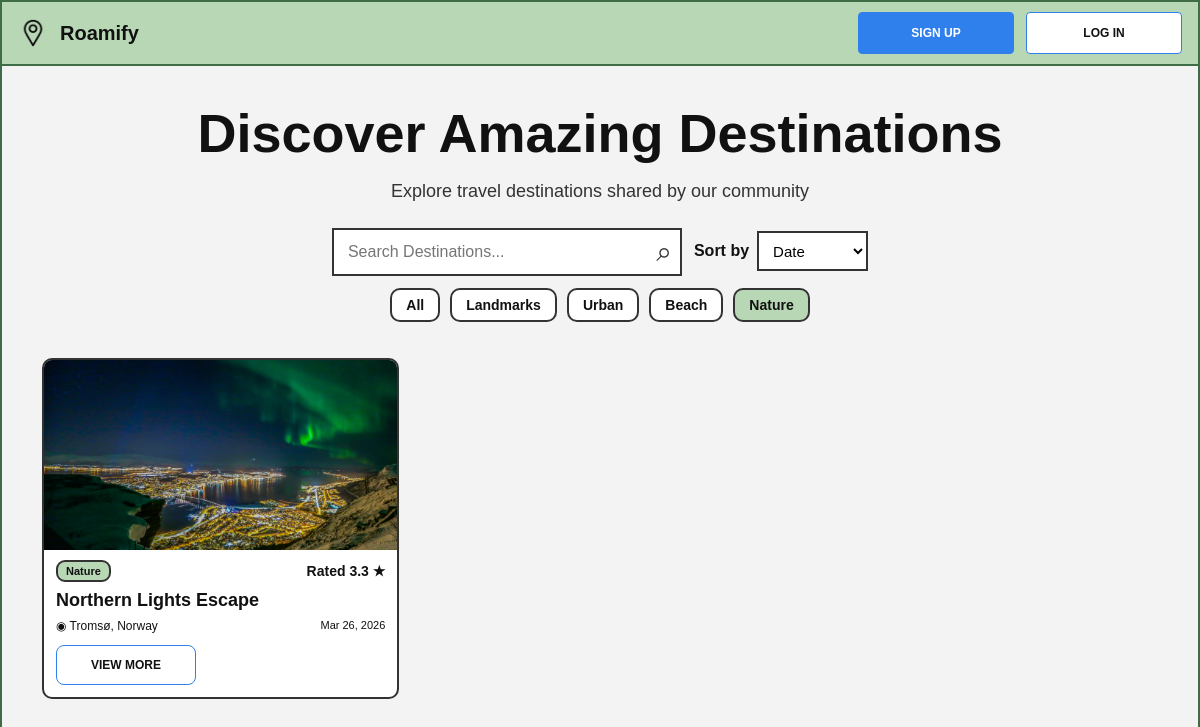
Screenshot of /?q=&sort=date&category=nature with the database file from the repository.
### roamify/models.py (models this page shows, shortened)
class Place(models.Model):
    CATEGORY_CHOICES = [
        ('landmarks', 'Landmarks'),
        ('urban', 'Urban'),
        ('beach', 'Beach'),
        ('nature', 'Nature'),
    ]
    name = models.CharField(max_length=255)
    description = models.TextField()
    location = models.CharField(max_length=255)
    image = models.ImageField(upload_to='places/', blank=True, null=True)
    created_by = models.ForeignKey(User, on_delete=models.CASCADE)
    created_at = models.DateTimeField(auto_now_add=True)
    category = models.CharField(max_length=20, choices=CATEGORY_CHOICES, default='landmarks')
    view_count = models.PositiveIntegerField(default=0)
    def average_rating(self):
        reviews = self.reviews.all()
        if reviews.exists():
            return sum(r.rating for r in reviews) / reviews.count()
        return 0

class Review(models.Model):
    place = models.ForeignKey(Place, on_delete=models.CASCADE, related_name="reviews")
    user = models.ForeignKey(User, on_delete=models.CASCADE)
    rating = models.IntegerField()
    comment = models.TextField()
    created_at = models.DateTimeField(auto_now_add=True)
    class Meta:
        unique_together = ('place', 'user')

### roamify/views.py (the view)
# urls.py: path('', views.index, name='index'),
def index(request):
    query = request.GET.get('q', '')
    sort = request.GET.get('sort', 'date')
    category = request.GET.get('category', 'all')
    places = Place.objects.all()
    if query:
        places = places.filter(name__icontains=query) | Place.objects.filter(location__icontains=query)
    if category != 'all':
        places = places.filter(category=category)
    if sort == 'oldest':
        places = places.order_by('created_at')
    elif sort == 'popularity':
        places = places.order_by('-view_count', '-created_at')
    elif sort == 'rating':
        places = places.annotate(avg_rating=Avg('reviews__rating')).order_by('-avg_rating', '-created_at')
    else:
        places = places.order_by('-created_at')
    return render(request, 'roamify/index.html', {
        'places': places,
        'query': query,
        'sort': sort,
        'category': category,
    })

### templates/roamify/index.html (shortened to what this page needs)
{% extends 'roamify/base.html' %}
{% block content %}
<div class="home-shell">
    <section class="home-hero">
        <h1 class="home-title">Discover Amazing Destinations</h1>
        <p class="home-subtitle">Explore travel destinations shared by our community</p>
        <form method="get" class="home-controls">
            <div class="home-search-sort">
                <div class="home-search-box">
                    <input
                        type="text"
                        name="q"
                        class="home-search-input"
                        placeholder="Search Destinations..."
                        value="{{ query }}"
                    >
                    <button type="submit" class="home-search-button">⌕</button>
                </div>
                <div class="home-sort-group">
                    <label for="sort" class="home-sort-label">Sort by</label>
                    <select name="sort" id="sort" class="home-sort-select" onchange="this.form.submit()">
                        <option value="date" {% if sort == 'date' %}selected{% endif %}>Date</option>
                    </select>
                </div>
            </div>
            <div class="home-category-row">
                <a href="?q={{ query }}&sort={{ sort }}&category=all"
                   class="home-category-pill {% if category == 'all' %}is-active{% endif %}">All</a>
                <a href="?q={{ query }}&sort={{ sort }}&category=landmarks"
                   class="home-category-pill {% if category == 'landmarks' %}is-active{% endif %}">Landmarks</a>
                <a href="?q={{ query }}&sort={{ sort }}&category=urban"
                   class="home-category-pill {% if category == 'urban' %}is-active{% endif %}">Urban</a>
                <a href="?q={{ query }}&sort={{ sort }}&category=beach"
                   class="home-category-pill {% if category == 'beach' %}is-active{% endif %}">Beach</a>
                <a href="?q={{ query }}&sort={{ sort }}&category=nature"
                   class="home-category-pill {% if category == 'nature' %}is-active{% endif %}">Nature</a>
            </div>
        </form>
    </section>
    <section class="home-card-grid">
        {% for place in places %}
            <article class="place-card">
                {% if place.image %}
                    <img src="{{ place.image.url }}" alt="{{ place.name }}" class="place-card-image">
                {% else %}
                    <div class="place-card-image place-card-image-placeholder">No image</div>
                {% endif %}
                <div class="place-card-body">
                    <div class="place-card-meta-top">
                        <span class="place-card-tag">{{ place.get_category_display }}</span>
                        <span class="place-card-rating">Rated {{ place.average_rating|floatformat:1 }} ★</span>
                    </div>
                    <h3 class="place-card-title">{{ place.name }}</h3>
                    <div class="place-card-meta-bottom">
                        <span class="place-card-location">◉ {{ place.location }}</span>
                        <span class="place-card-date">{{ place.created_at|date:"M d, Y" }}</span>
                    </div>
                    <a href="{% url 'roamify:destination' place.id %}" class="place-card-link">View More</a>
                </div>
            </article>
        {% empty %}
            <p class="empty-state">No destinations found.</p>
        {% endfor %}
    </section>
</div>
{% endblock %}

### static/css/style.css (style rules this page uses)
* { box-sizing: border-box; margin: 0; padding: 0; }
html, body { min-height: 100%; font-family: Arial, Helvetica, sans-serif; background-color: #f3f3f3; color: #111; }
a { color: inherit; text-decoration: none; }
body { border: 2px solid #3d6c46; }
.home-shell { max-width: 1120px; margin: 0 auto; }
.home-hero { text-align: center; }
.home-title { font-size: 54px; font-weight: 700; line-height: 1.1; margin-top: 10px; margin-bottom: 18px; }
.home-subtitle { font-size: 18px; color: #333; margin-bottom: 26px; }
.home-controls { display: flex; flex-direction: column; align-items: center; gap: 12px; margin-bottom: 36px; }
.home-search-sort { display: flex; align-items: flex-start; gap: 12px; flex-wrap: wrap; justify-content: center; }
.home-search-box { position: relative; width: 350px; }
.home-search-input { width: 100%; height: 48px; border: 2px solid #333; background-color: #fff; padding: 0 50px 0 14px; font-size: 16px; }
.home-search-button { position: absolute; right: 10px; top: 50%; transform: translateY(-50%); border: none; background: transparent; font-size: 28px; cursor: pointer; color: #333; }
.home-sort-group { display: flex; align-items: center; gap: 8px; padding-top: 3px; }
.home-sort-label { font-size: 16px; font-weight: 700; }
.home-sort-select { height: 40px; min-width: 110px; border: 2px solid #333; background-color: #fff; padding: 0 10px; font-size: 15px; }
.home-category-row { display: flex; gap: 10px; flex-wrap: wrap; justify-content: center; }
.home-category-pill { border: 2px solid #333; border-radius: 10px; padding: 7px 14px; background-color: #fff; font-size: 14px; font-weight: 700; }
.home-category-pill.is-active { background-color: #b8d7b5; }
.home-card-grid { display: grid; grid-template-columns: repeat(3, 1fr); gap: 22px; }
.place-card { border: 2px solid #333; border-radius: 10px; overflow: hidden; background-color: #fff; }
.place-card-image { width: 100%; height: 190px; object-fit: cover; object-position: center; display: block; }
.place-card-body { padding: 10px 12px 12px; }
.place-card-meta-top { display: flex; justify-content: space-between; align-items: center; margin-bottom: 8px; }
.place-card-tag { display: inline-block; background-color: #b8d7b5; border: 2px solid #333; border-radius: 9px; padding: 3px 8px; font-size: 11px; font-weight: 700; }
.place-card-rating { font-size: 14px; font-weight: 700; }
.place-card-title { font-size: 18px; margin-bottom: 8px; }
.place-card-meta-bottom { display: flex; justify-content: space-between; gap: 10px; margin-bottom: 12px; }
.place-card-location { font-size: 12px; }
.place-card-date { font-size: 11px; white-space: nowrap; }
.place-card-link { display: inline-flex; align-items: center; justify-content: center; width: 140px; height: 40px; border: 1px solid #2f80ed; border-radius: 8px; background-color: #fff; font-size: 12px; font-weight: 700; text-transform: uppercase; }

### rows the page displays
Place: image (picture), category "Nature", average_rating "3.3", name "Northern Lights Escape", location "Tromsø, Norway", created_at "Mar 26, 2026"
